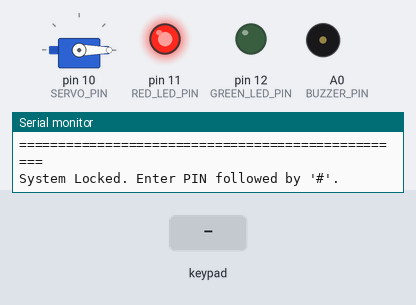
Bench run of a sketch on a simulated Arduino Uno, built with avr-gcc and run on an emulated ATmega328P. Shown: servo, output pins drawn as LEDs (lit = HIGH), buzzer (waves = sounding), the last lines printed to the serial monitor. Dashed ring = blinking. Inputs (shaded band) come from the test bench.

Above: at 1.3 s.
1.4 s: key '#' pressed
At 1.78 s:
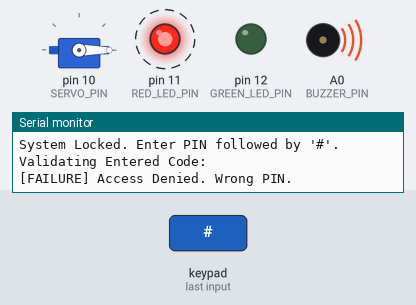
4.4 s: keypad keys 1 2 3 4 # pressed 0.4 s apart
At 6.3 s:
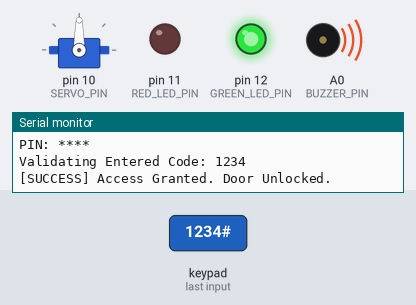
At 6.9 s:
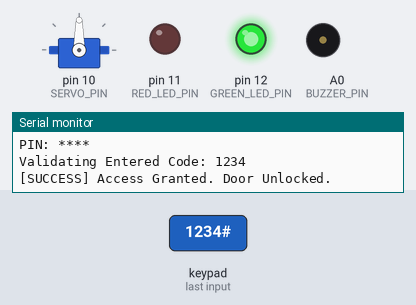
Timing chart, 0 to 12.5 s (numbered marks = the images above; inputs shaded):
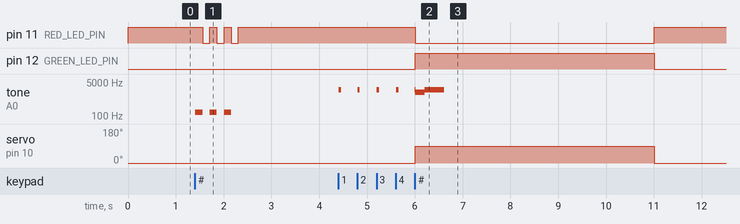

Measured:
- after the input at 1.4 s, pin 11 (RED_LED_PIN): alternates HIGH for 0.15 s and LOW for 0.15 s, 6 changes in all, then stays HIGH, starting after 0.16 s; tone on A0 (BUZZER_PIN): alternates 150 Hz for 0.15 s and silent for 0.15 s, 6 changes in all, then stays silent, starting at once
- after the input at 4.4 s, pin 11 (RED_LED_PIN): HIGH → LOW after 1.6 s, → HIGH 5.0 s later; pin 12 (GREEN_LED_PIN): LOW → HIGH after 1.6 s, → LOW 5.0 s later

The sketch:

Day_15_Password_Door_Lock.ino
```cpp
/*
 * 100 Projects with Arduino - Day 15
 * Project: Password-Protected Door Lock (FSM, Keypad, and Servo)
 *
 * DESCRIPTION:
 * This project implements a secure, passcode-activated door lock mechanism. It integrates
 * the 4x4 matrix keypad (Day 14) and a servo motor (Day 11) using a professional programming
 * pattern: a Finite State Machine (FSM).
 *
 * SYSTEM BEHAVIOR (FSM States):
 * 1. STATE_LOCKED (Default): Red LED is ON, Green LED is OFF, Servo is at 0° (Latch engaged).
 * 2. STATE_ENTERING: User is typing. Buzzer beeps on each keypress. Digits are stored in a buffer.
 * 3. STATE_UNLOCKED: Password correct! Green LED turns ON, Red LED turns OFF, Servo turns to 90°
 *    (Latch retracted), success beep plays. Locks automatically after 5 seconds.
 * 4. STATE_DENIED: Password incorrect! Red LED flashes rapidly, alarm tone plays, buffer clears.
 *    System returns to LOCKED state.
 *
 * KEYPAD CONTROLS:
 * - '*' Key: Clears current input (Cancel/Reset).
 * - '#' Key: Submits password for verification.
 *
 * WIRING:
 * - Keypad Pins 1-8 -> Arduino Pins 9, 8, 7, 6, 5, 4, 3, 2 (Rows then Columns)
 * - Servo Signal    -> Arduino Pin 10
 * - Servo VCC/GND   -> 5V / GND
 * - Red LED Anode   -> 220 Ohm Resistor -> Arduino Pin 11
 * - Green LED Anode -> 220 Ohm Resistor -> Arduino Pin 12
 * - Passive Buzzer (+)-> 100 Ohm Resistor -> Arduino Pin A0 (Analog pin used as digital)
 * - All Cathodes (-) -> Arduino GND
 */

#include <Keypad.h>
#include <Servo.h>

// --- PIN DEFINITIONS ---
const int SERVO_PIN = 10;      // Pin to drive the door lock servo
const int RED_LED_PIN = 11;    // Status indicator: Locked / Access Denied
const int GREEN_LED_PIN = 12;  // Status indicator: Unlocked
const int BUZZER_PIN = A0;     // Pin connected to piezo buzzer (A0 acts as digital output)

// --- SYSTEM CONFIGURATION ---
const char CORRECT_PIN[] = "1234";          // Define the secret access code
const int PIN_LENGTH = 4;                   // Set length of PIN
const unsigned long unlockDuration = 5000;  // Unlock window (5 seconds)

// --- FINITE STATE MACHINE STATES ---
enum LockState { STATE_LOCKED, STATE_ENTERING, STATE_UNLOCKED, STATE_DENIED };

LockState currentLockState = STATE_LOCKED;  // Initial state

// --- KEYPAD CONFIGURATION ---
const byte ROWS = 4;
const byte COLS = 4;
char keys[ROWS][COLS] = {
    {'1', '2', '3', 'A'}, {'4', '5', '6', 'B'}, {'7', '8', '9', 'C'}, {'*', '0', '#', 'D'}};
byte rowPins[ROWS] = {9, 8, 7, 6};
byte colPins[COLS] = {5, 4, 3, 2};
Keypad customKeypad = Keypad(makeKeymap(keys), rowPins, colPins, ROWS, COLS);

// --- SERVO OBJECT ---
Servo lockServo;

// --- PASSWORD BUFFER VARIABLES ---
char inputBuffer[PIN_LENGTH + 1];  // Extra byte for null terminator
int inputIndex = 0;                // Index pointer in the buffer

// --- TIMING VARIABLES ---
unsigned long stateTransitionTime = 0;  // Timestamp of last state change (used for lock timeout)

void setup() {
  // Initialize Serial Monitor
  Serial.begin(9600);

  // Attach Servo and home to LOCKED position (0°)
  lockServo.attach(SERVO_PIN);
  lockServo.write(0);

  // Configure LED and Buzzer pins
  pinMode(RED_LED_PIN, OUTPUT);
  pinMode(GREEN_LED_PIN, OUTPUT);
  pinMode(BUZZER_PIN, OUTPUT);

  // Initialize physical state (LOCKED)
  updatePhysicalIndicators();

  Serial.println("==================================================");
  Serial.println("Day 15: Password Door Lock (FSM Access Control)");
  Serial.println("==================================================");
  Serial.println("System Locked. Enter PIN followed by '#'.");
}

void loop() {
  // Step 1: Scan keypad
  char key = customKeypad.getKey();

  // Step 2: Run Finite State Machine logic
  switch (currentLockState) {
    case STATE_LOCKED:
      if (key) {
        // Any keypress transitions us to the entering phase
        transitionToState(STATE_ENTERING);
        handleKeyInput(key);
      }
      break;

    case STATE_ENTERING:
      if (key) {
        handleKeyInput(key);
      }
      break;

    case STATE_UNLOCKED:
      // Auto-lock timer: Lock the door again after 5 seconds
      if (millis() - stateTransitionTime >= unlockDuration) {
        Serial.println("[TIMER] Unlock window expired. Re-locking...");
        transitionToState(STATE_LOCKED);
      }
      break;

    case STATE_DENIED:
      // Denial alarm duration (1 second) before arming again
      if (millis() - stateTransitionTime >= 1500) {
        transitionToState(STATE_LOCKED);
      }
      break;
  }
}

/**
 * Transition the system state and records timestamp.
 */
void transitionToState(LockState newState) {
  currentLockState = newState;
  stateTransitionTime = millis();

  updatePhysicalIndicators();
}

/**
 * Handles keyboard inputs based on character typed.
 */
void handleKeyInput(char key) {
  // Sound click feedback on every press
  tone(BUZZER_PIN, 2000, 50);

  if (key == '*') {
    // Clear buffer and cancel
    Serial.println("[CANCEL] Input cleared.");
    clearBuffer();
    transitionToState(STATE_LOCKED);
  } else if (key == '#') {
    // Verify password
    inputBuffer[inputIndex] = '\0';  // Null terminate string
    verifyPassword();
  } else {
    // Standard digit or character key
    if (inputIndex < PIN_LENGTH) {
      inputBuffer[inputIndex] = key;
      inputIndex++;

      // Telemetry log (masking digits for basic security)
      Serial.print("PIN: ");
      for (int i = 0; i < inputIndex; i++) {
        Serial.print("*");
      }
      Serial.println();
    }
  }
}

/**
 * Compares PIN buffer to the correct passcode.
 */
void verifyPassword() {
  Serial.print("Validating Entered Code: ");
  Serial.println(inputBuffer);

  if (strcmp(inputBuffer, CORRECT_PIN) == 0) {
    Serial.println("[SUCCESS] Access Granted. Door Unlocked.");
    transitionToState(STATE_UNLOCKED);
  } else {
    Serial.println("[FAILURE] Access Denied. Wrong PIN.");
    transitionToState(STATE_DENIED);
  }
  clearBuffer();
}

/**
 * Resets the entry variables.
 */
void clearBuffer() {
  memset(inputBuffer, 0, sizeof(inputBuffer));
  inputIndex = 0;
}

/**
 * Sets physical actuators (LEDs, Servo, Buzzer) to reflect state.
 */
void updatePhysicalIndicators() {
  switch (currentLockState) {
    case STATE_LOCKED:
      digitalWrite(RED_LED_PIN, HIGH);
      digitalWrite(GREEN_LED_PIN, LOW);
      lockServo.write(0);  // Latch engaged
      noTone(BUZZER_PIN);
      break;

    case STATE_UNLOCKED:
      digitalWrite(RED_LED_PIN, LOW);
      digitalWrite(GREEN_LED_PIN, HIGH);
      lockServo.write(90);  // Latch retracted

      // Happy success note sweep (non-blocking tone sequence)
      tone(BUZZER_PIN, 1500, 200);
      delay(200);  // Small delay acceptable for success beep sequence during state transition
      tone(BUZZER_PIN, 2000, 400);
      break;

    case STATE_DENIED:
      digitalWrite(GREEN_LED_PIN, LOW);

      // Flash red LED and play low buzz frequency
      for (int i = 0; i < 3; i++) {
        digitalWrite(RED_LED_PIN, HIGH);
        tone(BUZZER_PIN, 150, 150);
        delay(150);
        digitalWrite(RED_LED_PIN, LOW);
        noTone(BUZZER_PIN);
        delay(150);
      }
      digitalWrite(RED_LED_PIN, HIGH);
      break;

    case STATE_ENTERING:
      // While typing, red light stays solid, green off
      digitalWrite(RED_LED_PIN, HIGH);
      digitalWrite(GREEN_LED_PIN, LOW);
      break;
  }
}
```
